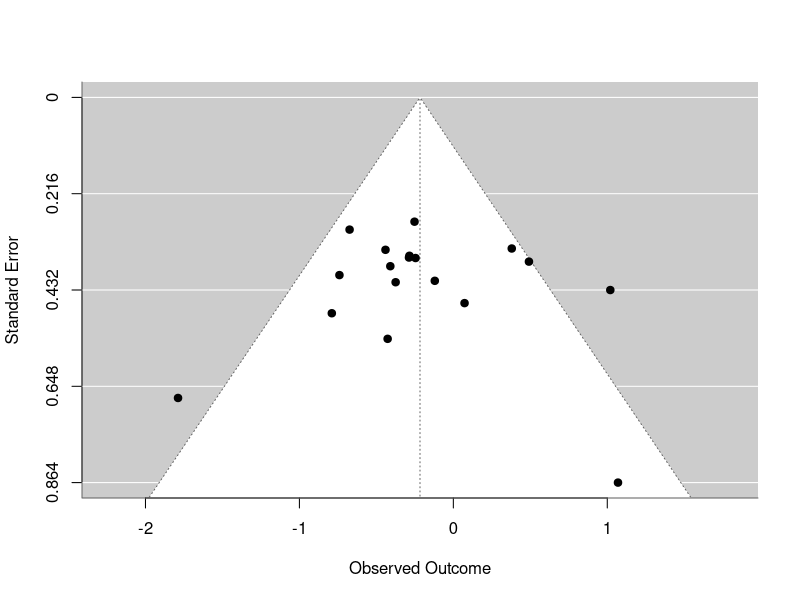
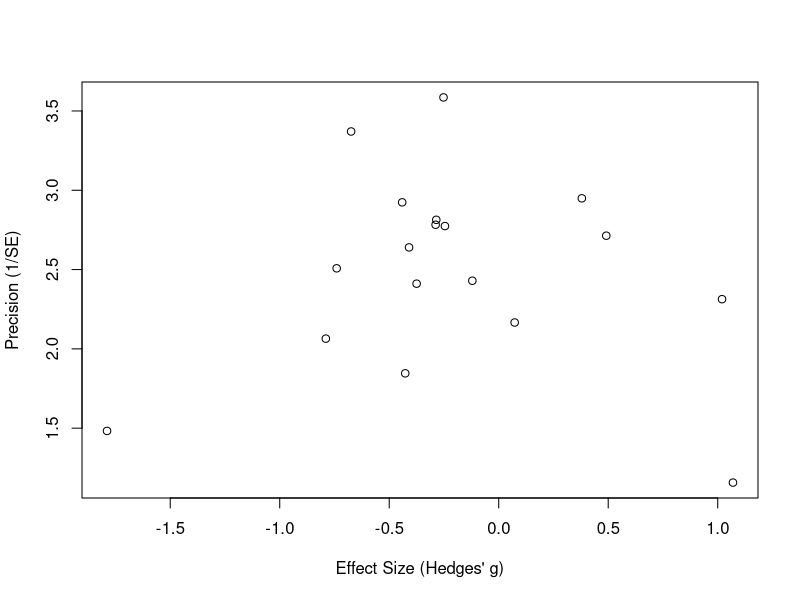
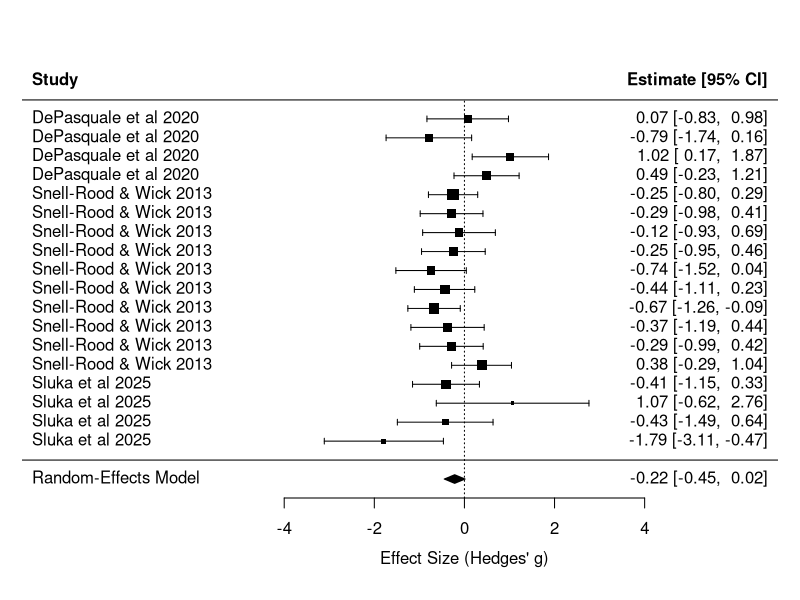
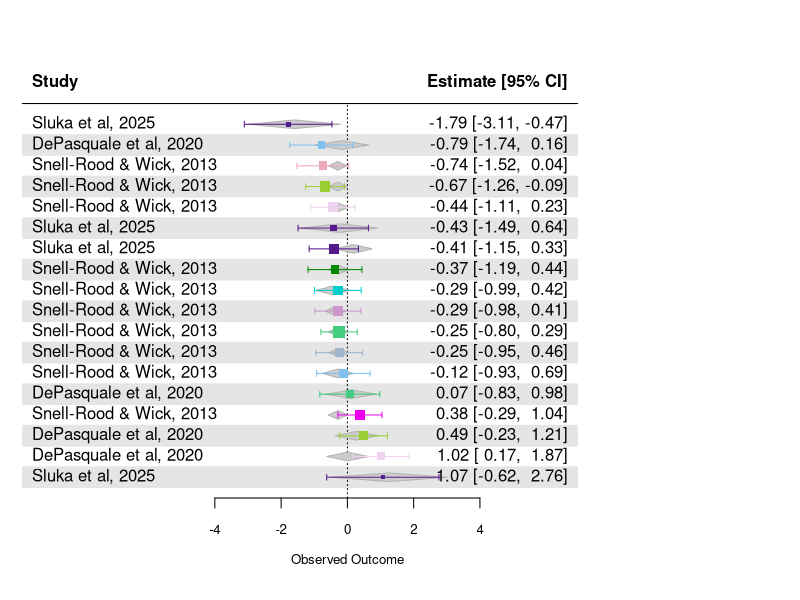

Recreate these plots in R, in order.
#----packages----
install.packages("metafor",dependencies=TRUE,repos="https://cloud.r-project.org")
library(metafor)

data <- read.csv('data/meta_analysis.csv')
data$first_collection <- as.numeric(sub("-.*", "", data$collection_period))
data$length_of_collection <- as.numeric(sub(".*-", "", data$collection_period)) - data$first_collection

#---- some playing with plots ----

#estimating SE
data$SE <- (data$upper95 - data$lower95) / (2 * 1.96)

#formatting for plotting
meta <- rma(yi = data$hedgesg, sei = data$SE, data = data, method = "REML")

summary(meta)

#plotting
funnel(meta)

plot(data$hedgesg, (1/data$SE), xlab = "Effect Size (Hedges' g)", ylab = "Precision (1/SE)")

forest(meta, slab = paste(data$paper, data$year), xlab = "Effect Size (Hedges' g)")

#---- a look at modelling ----

data$var <- data$SE^2

write.csv(data,"data/metafinal.csv", row.names = FALSE)

meta2 <- rma.mv(yi = hedgesg, 
                     V = var, 
                     random = ~ 1 | paper, 
                     data = data)
summary(meta2)

meta3 <- rma.mv(yi = hedgesg, 
                     V = var, 
                     mods = ~ first_collection + length_of_collection + relativeby + location, 
                     random = ~ 1 | species/paper, 
                     data = data)

summary(meta3)
print(meta3)

data$label <- paste(data$paper, data$year, sep = ", ")

list(unique(data$legend))

colours <- c("seagreen3", "skyblue2", "thistle2", "olivedrab3", "plum3", "slategray3", 
            "pink2", "green4", "cyan3", "magenta2", "purple4")

colourpallet <- setNames(colours, c("Blarina brevicuada", "Eptesicus fuscus", "Microtus pennsylvanicus", "Peromyscus leucopus", "Clethrionomys gapperi", "Geomys bursarius", "Myotis lucifugus", "Scuirus carolinensis", "Sorex cinereus", "Tamiasciurus hudsonicus", "Procyon loctor"))

layout(matrix(c(1, 2), nrow = 1), widths = c(3, 1))
forest(meta3,cex.lab=0.8,cex.axis=0.8,addfit=TRUE,shade="zebra", order = 'obs', slab = data$label, colout = colourpallet[data$legend])
par(mar = c(5, 4, 4, 9) + 1)
legend("right", legend = names(colourpallet), fill = colourpallet, cex = 0.7, inset = c(-0.445, 0), xpd = TRUE, bty = "n")
?forest

#---- egger's test ----

regtest(meta, model = "rma")
